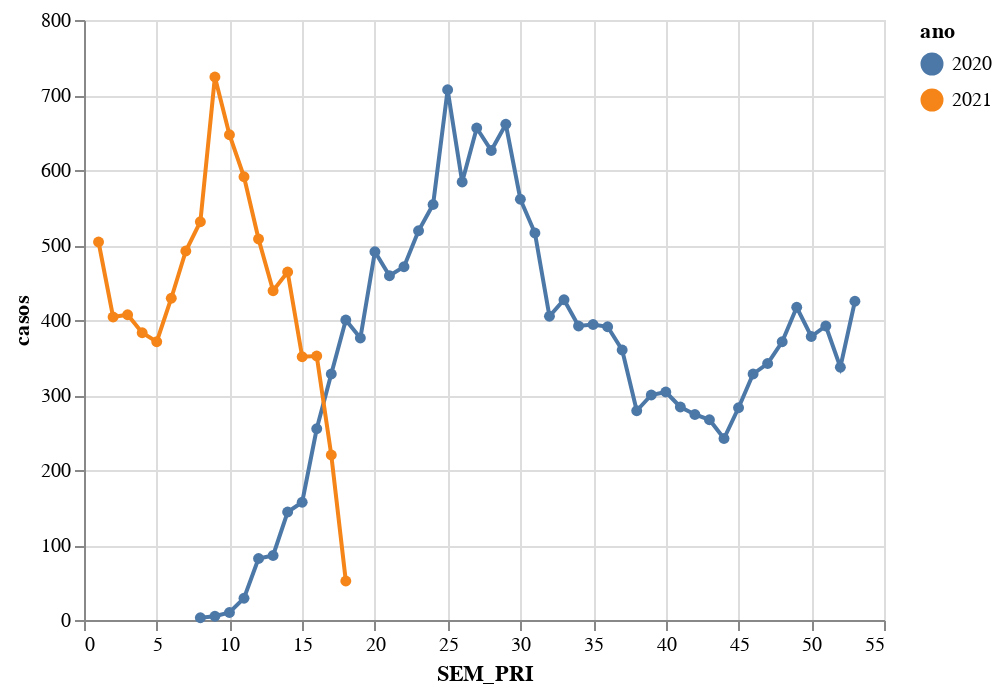

Source (notebook cell):
### Markdown cell above
## Total de casos de SRAG-COVID em crianças e adolecentes (até 19 anos)

### Code cell
#hide-input

alt.Chart(df_chart).mark_line(point=True).encode(
    x='SEM_PRI',
    y='casos',
    color='ano:N',
    tooltip=['SEM_PRI','proporção','casos','ano']
)

### Figure 1 — Vega-Lite specification as saved in the notebook (floating-point values rounded to 4 significant figures)
{"config": {"view": {"continuousWidth": 400, "continuousHeight": 300}}, "data": {"name": "data-b71478dc9f2130131fc9b44898c4b090"}, "mark": {"type": "line", "point": true}, "encoding": {"color": {"type": "nominal", "field": "ano"}, "tooltip": [{"type": "quantitative", "field": "SEM_PRI"}, {"type": "quantitative", "field": "proporção"}, {"type": "quantitative", "field": "casos"}, {"type": "quantitative", "field": "ano"}], "x": {"type": "quantitative", "field": "SEM_PRI"}, "y": {"type": "quantitative", "field": "casos"}}, "$schema": "https://vega.github.io/schema/vega-lite/v4.8.1.json", "datasets": {"data-b71478dc9f2130131fc9b44898c4b090": [{"ano": 2020, "SEM_PRI": 8, "faixa_etaria": "00-20", "proporção": 0.05357, "casos": 3}, {"ano": 2020, "SEM_PRI": 9, "faixa_etaria": "00-20", "proporção": 0.06757, "casos": 5}, {"ano": 2020, "SEM_PRI": 10, "faixa_etaria": "00-20", "proporção": 0.03802, "casos": 10}, {"ano": 2020, "SEM_PRI": 11, "faixa_etaria": "00-20", "proporção": 0.02548, "casos": 29}, {"ano": 2020, "SEM_PRI": 12, "faixa_etaria": "00-20", "proporção": 0.02262, "casos": 82}, {"ano": 2020, "SEM_PRI": 13, "faixa_etaria": "00-20", "proporção": 0.01603, "casos": 86}, {"ano": 2020, "SEM_PRI": 14, "faixa_etaria": "00-20", "proporção": 0.02074, "casos": 144}, {"ano": 2020, "SEM_PRI": 15, "faixa_etaria": "00-20", "proporção": 0.01591, "casos": 157}, {"ano": 2020, "SEM_PRI": 16, "faixa_etaria": "00-20", "proporção": 0.01816, "casos": 255}, {"ano": 2020, "SEM_PRI": 17, "faixa_etaria": "00-20", "proporção": 0.01799, "casos": 328}, {"ano": 2020, "SEM_PRI": 18, "faixa_etaria": "00-20", "proporção": 0.01877, "casos": 400}, {"ano": 2020, "SEM_PRI": 19, "faixa_etaria": "00-20", "proporção": 0.01737, "casos": 376}, {"ano": 2020, "SEM_PRI": 20, "faixa_etaria": "00-20", "proporção": 0.02096, "casos": 491}, {"ano": 2020, "SEM_PRI": 21, "faixa_etaria": "00-20", "proporção": 0.02186, "casos": 459}, {"ano": 2020, "SEM_PRI": 22, "faixa_etaria": "00-20", "proporção": 0.02453, "casos": 471}, {"ano": 2020, "SEM_PRI": 23, "faixa_etaria": "00-20", "proporção": 0.02367, "casos": 519}, {"ano": 2020, "SEM_PRI": 24, "faixa_etaria": "00-20", "proporção": 0.02577, "casos": 554}, {"ano": 2020, "SEM_PRI": 25, "faixa_etaria": "00-20", "proporção": 0.0304, "casos": 707}, {"ano": 2020, "SEM_PRI": 26, "faixa_etaria": "00-20", "proporção": 0.02825, "casos": 584}, {"ano": 2020, "SEM_PRI": 27, "faixa_etaria": "00-20", "proporção": 0.02769, "casos": 656}, {"ano": 2020, "SEM_PRI": 28, "faixa_etaria": "00-20", "proporção": 0.02707, "casos": 626}, {"ano": 2020, "SEM_PRI": 29, "faixa_etaria": "00-20", "proporção": 0.03143, "casos": 661}, {"ano": 2020, "SEM_PRI": 30, "faixa_etaria": "00-20", "proporção": 0.02789, "casos": 561}, {"ano": 2020, "SEM_PRI": 31, "faixa_etaria": "00-20", "proporção": 0.02774, "casos": 516}, {"ano": 2020, "SEM_PRI": 32, "faixa_etaria": "00-20", "proporção": 0.0239, "casos": 405}, {"ano": 2020, "SEM_PRI": 33, "faixa_etaria": "00-20", "proporção": 0.0247, "casos": 427}, {"ano": 2020, "SEM_PRI": 34, "faixa_etaria": "00-20", "proporção": 0.02476, "casos": 392}, {"ano": 2020, "SEM_PRI": 35, "faixa_etaria": "00-20", "proporção": 0.02774, "casos": 394}, {"ano": 2020, "SEM_PRI": 36, "faixa_etaria": "00-20", "proporção": 0.02726, "casos": 391}, {"ano": 2020, "SEM_PRI": 37, "faixa_etaria": "00-20", "proporção": 0.02808, "casos": 360}, {"ano": 2020, "SEM_PRI": 38, "faixa_etaria": "00-20", "proporção": 0.02424, "casos": 279}, {"ano": 2020, "SEM_PRI": 39, "faixa_etaria": "00-20", "proporção": 0.02668, "casos": 300}, {"ano": 2020, "SEM_PRI": 40, "faixa_etaria": "00-20", "proporção": 0.02812, "casos": 304}, {"ano": 2020, "SEM_PRI": 41, "faixa_etaria": "00-20", "proporção": 0.02768, "casos": 284}, {"ano": 2020, "SEM_PRI": 42, "faixa_etaria": "00-20", "proporção": 0.02929, "casos": 274}, {"ano": 2020, "SEM_PRI": 43, "faixa_etaria": "00-20", "proporção": 0.02774, "casos": 267}, {"ano": 2020, "SEM_PRI": 44, "faixa_etaria": "00-20", "proporção": 0.02477, "casos": 242}, {"ano": 2020, "SEM_PRI": 45, "faixa_etaria": "00-20", "proporção": 0.02163, "casos": 283}, {"ano": 2020, "SEM_PRI": 46, "faixa_etaria": "00-20", "proporção": 0.02125, "casos": 328}, {"ano": 2020, "SEM_PRI": 47, "faixa_etaria": "00-20", "proporção": 0.01852, "casos": 342}, {"ano": 2020, "SEM_PRI": 48, "faixa_etaria": "00-20", "proporção": 0.01958, "casos": 371}, {"ano": 2020, "SEM_PRI": 49, "faixa_etaria": "00-20", "proporção": 0.01925, "casos": 417}, {"ano": 2020, "SEM_PRI": 50, "faixa_etaria": "00-20", "proporção": 0.01905, "casos": 378}, {"ano": 2020, "SEM_PRI": 51, "faixa_etaria": "00-20", "proporção": 0.02139, "casos": 392}, {"ano": 2020, "SEM_PRI": 52, "faixa_etaria": "00-20", "proporção": 0.01658, "casos": 337}, {"ano": 2020, "SEM_PRI": 53, "faixa_etaria": "00-20", "proporção": 0.01813, "casos": 425}, {"ano": 2021, "SEM_PRI": 1, "faixa_etaria": "00-20", "proporção": 0.02093, "casos": 504}, {"ano": 2021, "SEM_PRI": 2, "faixa_etaria": "00-20", "proporção": 0.0178, "casos": 404}, {"ano": 2021, "SEM_PRI": 3, "faixa_etaria": "00-20", "proporção": 0.01992, "casos": 407}, {"ano": 2021, "SEM_PRI": 4, "faixa_etaria": "00-20", "proporção": 0.02016, "casos": 383}, {"ano": 2021, "SEM_PRI": 5, "faixa_etaria": "00-20", "proporção": 0.01592, "casos": 371}, {"ano": 2021, "SEM_PRI": 6, "faixa_etaria": "00-20", "proporção": 0.01618, "casos": 429}, {"ano": 2021, "SEM_PRI": 7, "faixa_etaria": "00-20", "proporção": 0.01404, "casos": 492}, {"ano": 2021, "SEM_PRI": 8, "faixa_etaria": "00-20", "proporção": 0.01382, "casos": 531}, {"ano": 2021, "SEM_PRI": 9, "faixa_etaria": "00-20", "proporção": 0.01344, "casos": 724}, {"ano": 2021, "SEM_PRI": 10, "faixa_etaria": "00-20", "proporção": 0.01198, "casos": 647}, {"ano": 2021, "SEM_PRI": 11, "faixa_etaria": "00-20", "proporção": 0.01137, "casos": 591}, {"ano": 2021, "SEM_PRI": 12, "faixa_etaria": "00-20", "proporção": 0.01269, "casos": 508}, {"ano": 2021, "SEM_PRI": 13, "faixa_etaria": "00-20", "proporção": 0.01222, "casos": 439}, {"ano": 2021, "SEM_PRI": 14, "faixa_etaria": "00-20", "proporção": 0.01472, "casos": 464}, {"ano": 2021, "SEM_PRI": 15, "faixa_etaria": "00-20", "proporção": 0.01452, "casos": 351}, {"ano": 2021, "SEM_PRI": 16, "faixa_etaria": "00-20", "proporção": 0.01888, "casos": 352}, {"ano": 2021, "SEM_PRI": 17, "faixa_etaria": "00-20", "proporção": 0.0245, "casos": 220}, {"ano": 2021, "SEM_PRI": 18, "faixa_etaria": "00-20", "proporção": 0.04824, "casos": 52}]}}
